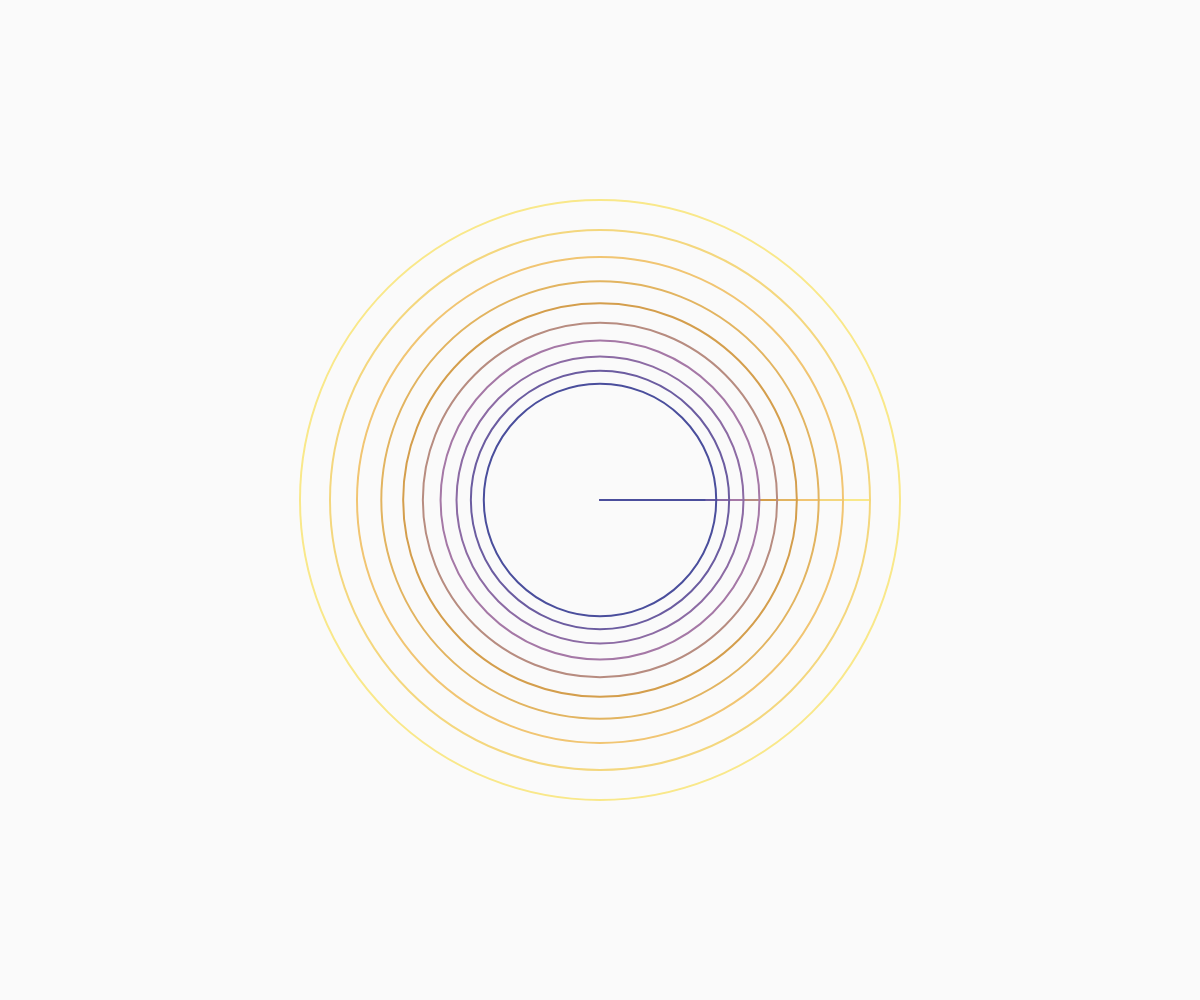
Frame 1 (no input)
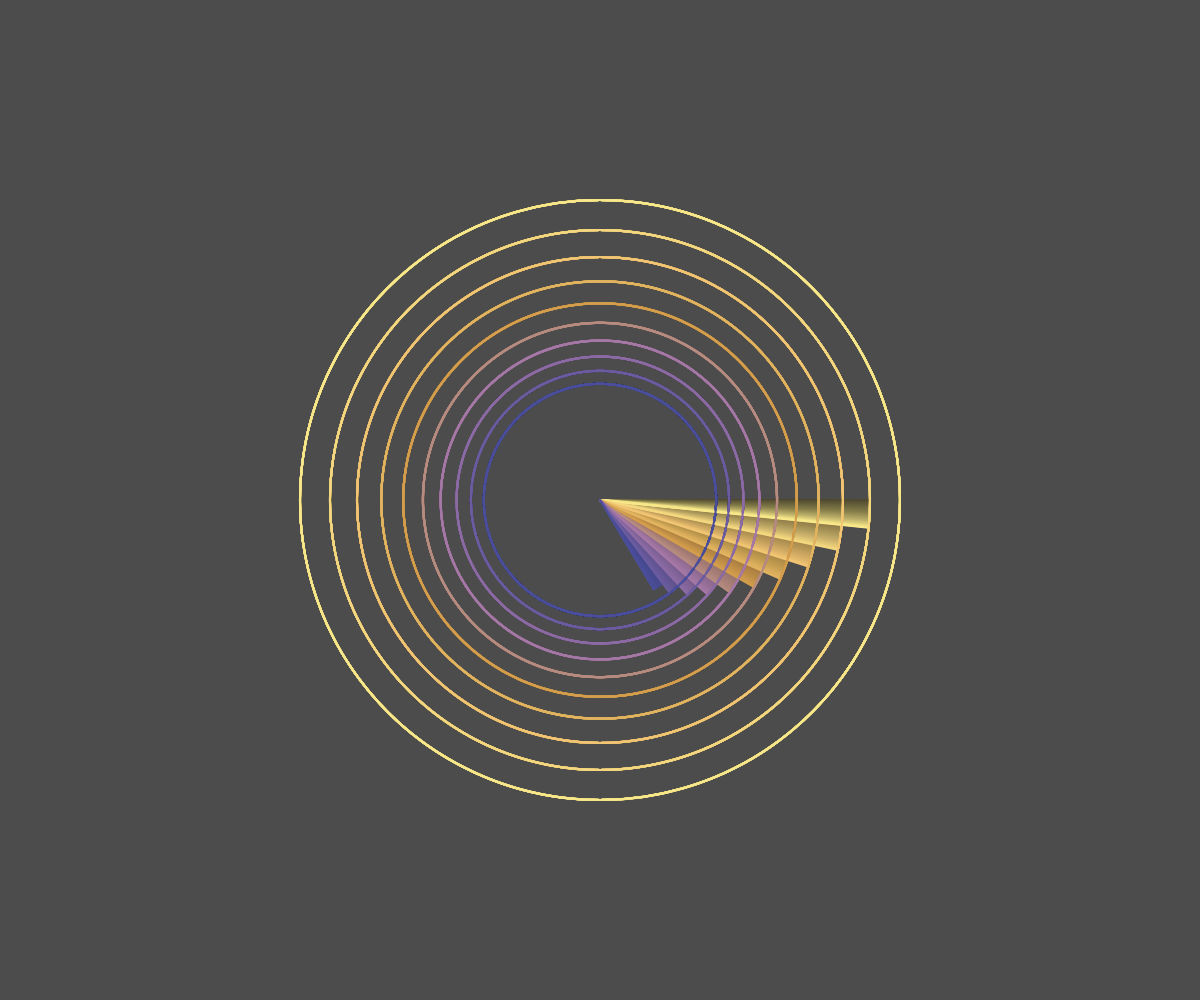
Frame 60 (no input)
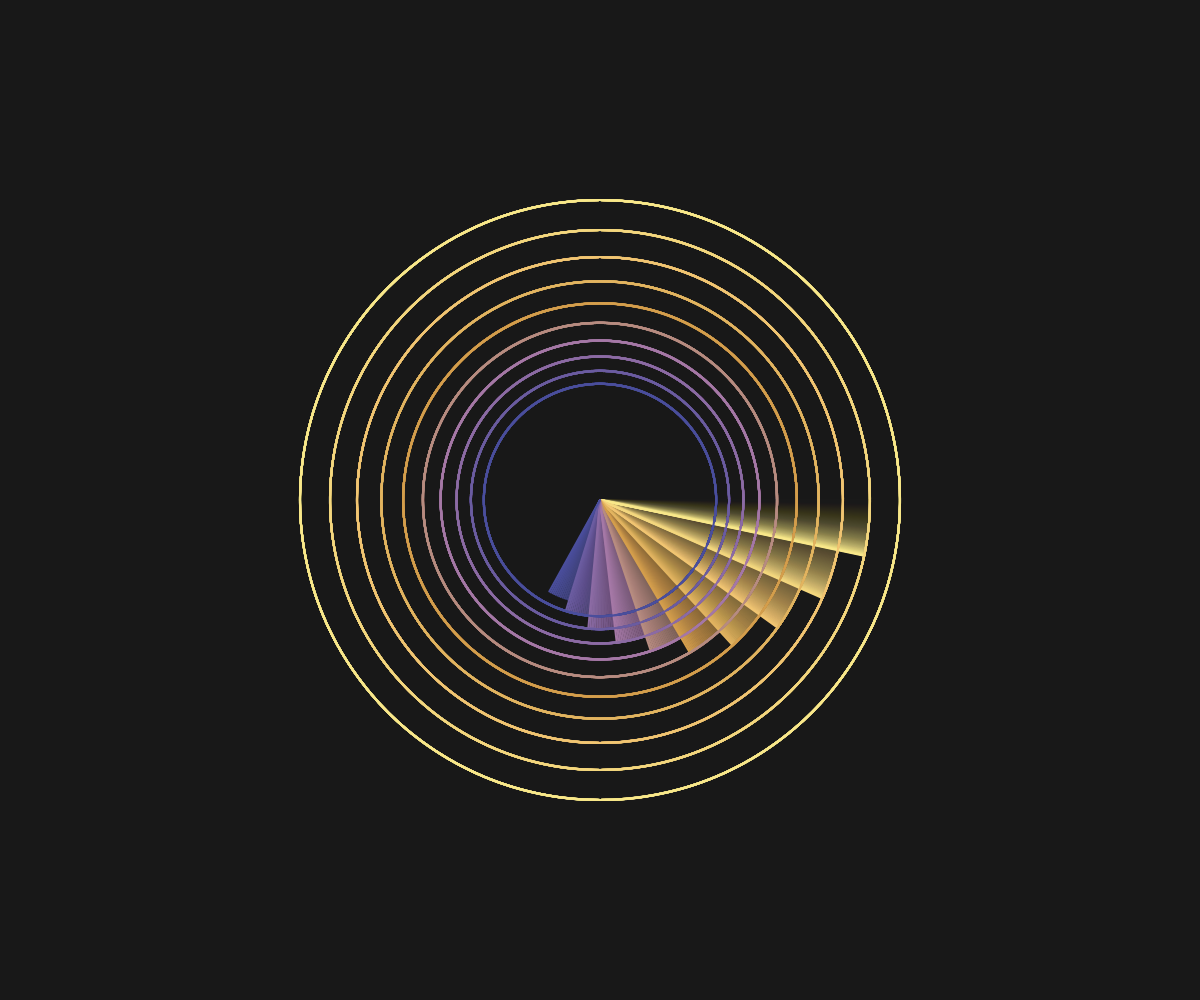
Frame 120 (the mouse pressed at the canvas centre since frame 60)

The p5.js sketch that drew these frames (run headless with seeded random() and noise() and a simulated clock; from frame 60 on, the mouse is pressed at the canvas centre):

// p5.js sketch
// ── sketch.js


let x,y;
let colorPalette = ['#f9e88a', '#f4d77e', '#f1c572', '#e2b460', '#d49e4c', '#b78c80', '#a578a6', '#8c6ba4', '#6b5ca0', '#4a4e9c'];
let rotspeed1,angle;



function setup() {
  // Create a canvas that fills the entire browser window
  createCanvas(windowWidth, windowHeight);

  angleMode(DEGREES); // 0--360 degrees
  
  rotspeed1 = 0.1;
  angle = 0;


}

function draw() { 
  // Set background to black
  background(0,5);
  
  
  push();
   translate(width/2, height/2);
   let circleSize = width/2;

   for(let i = 0; i < 10; i++){

   let spacing = circleSize/10;

   noFill();
   stroke (colorPalette[i]);
   strokeWeight(2);
   rotate(angle);
   circle(0, 0, circleSize);
   circleSize -= spacing;

   line (0,0, circleSize/2, 0);
    
   }
   

  
  pop();

  angle += rotspeed1;
  }

  
